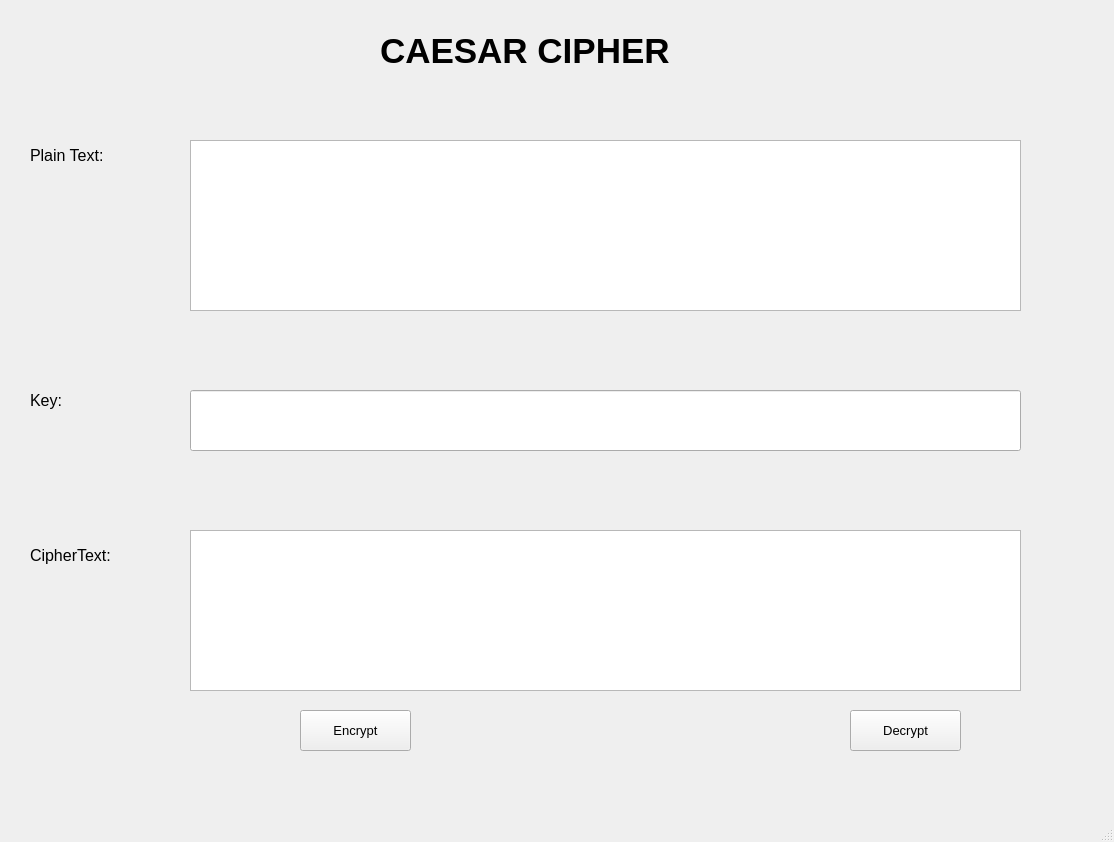
<?xml version="1.0" encoding="UTF-8"?>
<ui version="4.0">
 <class>MainWindow</class>
 <widget class="QMainWindow" name="MainWindow">
  <property name="geometry">
   <rect>
    <x>0</x>
    <y>0</y>
    <width>1114</width>
    <height>842</height>
   </rect>
  </property>
  <property name="windowTitle">
   <string>Caesar Cipher</string>
  </property>
  <widget class="QWidget" name="centralwidget">
   <widget class="QLabel" name="label">
    <property name="geometry">
     <rect>
      <x>380</x>
      <y>20</y>
      <width>361</width>
      <height>61</height>
     </rect>
    </property>
    <property name="font">
     <font>
      <pointsize>26</pointsize>
      <weight>75</weight>
      <bold>true</bold>
     </font>
    </property>
    <property name="text">
     <string>CAESAR CIPHER</string>
    </property>
   </widget>
   <widget class="QLabel" name="label_2">
    <property name="geometry">
     <rect>
      <x>30</x>
      <y>140</y>
      <width>101</width>
      <height>31</height>
     </rect>
    </property>
    <property name="font">
     <font>
      <pointsize>12</pointsize>
      <weight>50</weight>
      <bold>false</bold>
     </font>
    </property>
    <property name="text">
     <string>Plain Text:</string>
    </property>
   </widget>
   <widget class="QLabel" name="label_3">
    <property name="geometry">
     <rect>
      <x>30</x>
      <y>380</y>
      <width>51</width>
      <height>41</height>
     </rect>
    </property>
    <property name="font">
     <font>
      <pointsize>12</pointsize>
      <weight>50</weight>
      <bold>false</bold>
     </font>
    </property>
    <property name="text">
     <string>Key:</string>
    </property>
   </widget>
   <widget class="QLabel" name="label_4">
    <property name="geometry">
     <rect>
      <x>30</x>
      <y>530</y>
      <width>121</width>
      <height>51</height>
     </rect>
    </property>
    <property name="font">
     <font>
      <pointsize>12</pointsize>
      <weight>50</weight>
      <bold>false</bold>
     </font>
    </property>
    <property name="text">
     <string>CipherText:</string>
    </property>
   </widget>
   <widget class="QTextEdit" name="txtPlainText">
    <property name="geometry">
     <rect>
      <x>190</x>
      <y>140</y>
      <width>831</width>
      <height>171</height>
     </rect>
    </property>
    <property name="font">
     <font>
      <pointsize>11</pointsize>
     </font>
    </property>
   </widget>
   <widget class="QTextEdit" name="txtCipherText">
    <property name="geometry">
     <rect>
      <x>190</x>
      <y>530</y>
      <width>831</width>
      <height>161</height>
     </rect>
    </property>
    <property name="font">
     <font>
      <pointsize>11</pointsize>
     </font>
    </property>
   </widget>
   <widget class="QLineEdit" name="txtKey">
    <property name="geometry">
     <rect>
      <x>190</x>
      <y>390</y>
      <width>831</width>
      <height>61</height>
     </rect>
    </property>
    <property name="font">
     <font>
      <pointsize>11</pointsize>
     </font>
    </property>
   </widget>
   <widget class="QPushButton" name="btnEncrypt">
    <property name="geometry">
     <rect>
      <x>300</x>
      <y>710</y>
      <width>111</width>
      <height>41</height>
     </rect>
    </property>
    <property name="font">
     <font>
      <pointsize>10</pointsize>
     </font>
    </property>
    <property name="text">
     <string>Encrypt</string>
    </property>
   </widget>
   <widget class="QPushButton" name="btnDecrypt">
    <property name="geometry">
     <rect>
      <x>850</x>
      <y>710</y>
      <width>111</width>
      <height>41</height>
     </rect>
    </property>
    <property name="font">
     <font>
      <pointsize>10</pointsize>
     </font>
    </property>
    <property name="text">
     <string>Decrypt</string>
    </property>
   </widget>
  </widget>
  <widget class="QMenuBar" name="menubar">
   <property name="geometry">
    <rect>
     <x>0</x>
     <y>0</y>
     <width>1114</width>
     <height>26</height>
    </rect>
   </property>
  </widget>
  <widget class="QStatusBar" name="statusbar"/>
 </widget>
 <resources/>
 <connections/>
</ui>
